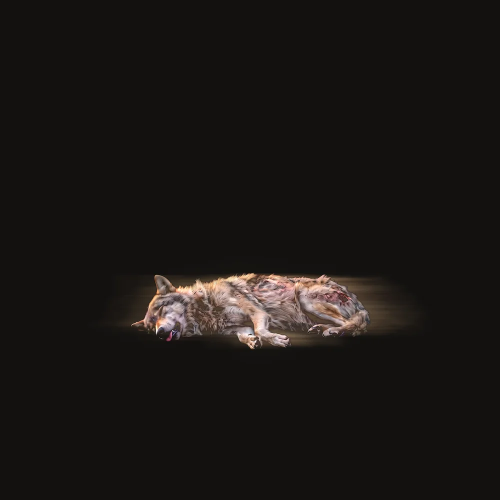
#> input picture img/wolf/01.webp, 1000 x 1000 px, given in place of 01.png, which was not available (shown at 1/2 size)
$ python process_art11.py
#> lines starting #> are read from the running program, lines starting #| are printed output that depends on the picture; after the words box and inside, x2 and y2 are one past the last pixel; in counts of white or black regions, pixels touching at a corner belong together; pictures that were not available may be replaced by others from this repository, and a replacement may not be noted
#!/usr/bin/env python3
"""Round eleven: wolf + smear over a soft warm pool of light that fades out in the frame's own alpha.
No CSS mask needed: the rim colour is close to the app plate, the alpha reaches zero well inside the
frame, and the centre is lighter than the plate so it reads as light on the wolf, never a dark ring."""
import os, sys, numpy as np
from PIL import Image, ImageFilter
ROOT = os.path.expanduser("~/Documents/wolf/img")
ZOOM = {1: 1.04, 2: 1.02, 3: 0.97, 4: 0.98, 5: 1.00, 6: 1.03, 7: 1.06, 8: 1.10, 9: 1.14, 10: 1.18}
S = 1520; OUT = 1000
CENTRE = np.array([0x3E, 0x2E, 0x1C], np.float32) / 255   # warm pool under the wolf
RIM    = np.array([0x22, 0x1A, 0x13], np.float32) / 255   # near the plate tone, where alpha runs out

def hblur(a, k):
    pad = k // 2; p = np.pad(a, ((0, 0), (pad, pad), (0, 0)), mode="edge")
    c = np.cumsum(p, axis=1); c = np.concatenate([np.zeros_like(c[:, :1]), c], axis=1)
    return (c[:, k:] - c[:, :-k]) / k

def key(img, mt=None):
    from scipy import ndimage
    a = np.asarray(img.convert("RGB").filter(ImageFilter.GaussianBlur(0.6)), np.float32)
    edge = np.concatenate([a[:50].reshape(-1, 3), a[-50:].reshape(-1, 3), a[:, :50].reshape(-1, 3), a[:, -50:].reshape(-1, 3)])
    bg = np.median(edge, axis=0)
    d = np.sqrt(((a - bg) ** 2).sum(-1))
    chroma = np.clip((d - 7) / 10, 0, 1)
    m = np.asarray(mt.convert("L").resize(img.size, Image.LANCZOS), np.float32) / 255 if mt is not None else chroma
    # matte is trusted for the interior only; the outer band goes by plate-likeness so the matte's ring of plate drops out
    core = ndimage.binary_erosion(m > 0.5, iterations=3)
    near = ndimage.binary_dilation(m > 0.5, iterations=4)
    alpha = np.where(core, 1.0, np.clip((d - 6) / 30, 0, 1) * near).astype(np.float32)
    alpha = np.asarray(Image.fromarray((alpha * 255).astype(np.uint8)).filter(ImageFilter.GaussianBlur(0.6)), np.float32) / 255
    alpha = np.clip((alpha - 0.12) / 0.88, 0, 1)                      # pull the edge in a hair
    rgb = np.asarray(img.convert("RGB"), np.float32) / 255
    a3 = alpha[..., None]; bgc = (bg / 255).astype(np.float32)
    rgb = np.where(a3 > 0, np.clip((rgb - bgc * (1 - a3)) / np.maximum(a3, 0.08), 0, 1), rgb)   # remove the plate mixed into edge pixels
    return rgb, a3

def pool(cy):
    """Elliptical pool centred on the wolf: colour CENTRE->RIM, alpha 1 -> 0 with a long smooth tail."""
    y, x = np.mgrid[0:S, 0:S].astype(np.float32)
    r = np.sqrt(((x - S / 2) / (S * 0.50)) ** 2 + ((y - cy) / (S * 0.36)) ** 2)   # 1.0 = rim
    t = np.clip(r, 0, 1)[..., None]; t = t * t * (3 - 2 * t)
    col = CENTRE * (1 - t) + RIM * t
    a = 1 - np.clip((r - 0.28) / 0.72, 0, 1); a = a * a * (3 - 2 * a)
    return col, a[..., None]

def stage(n, src, dst):
#> called with n = 1
    img = Image.open(src).convert("RGB")
#> img is the input picture: PIL image 1000x1000 RGB; mean R, G, B 26.1, 22.8, 20.2
    z = ZOOM[n]; side = int(1220 * z)
    img = img.resize((side, side), Image.LANCZOS)
#> img: PIL image 1268x1268 RGB
    mp = src[:-4] + ".matte.png"
    rgb, alpha = key(img, Image.open(mp) if os.path.exists(mp) else None)
#> in key, `bg = np.median(edge, axis=0)`: bg = [19, 17, 15]
#> in key, `core = ndimage.binary_erosion(m > 0.5, iterations=3)`:
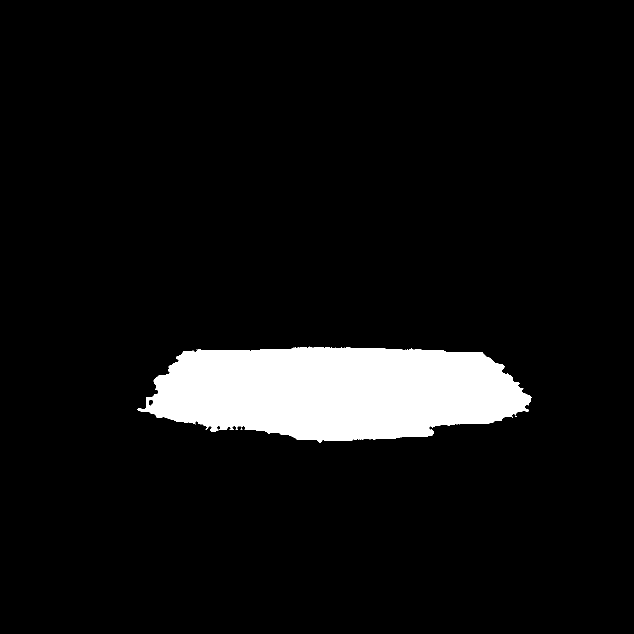
#> core: shape (1268, 1268) bool (shown at 1/2 size); 7.1% white; 3 white regions (2 under 20 px), largest, box (x1, y1, x2, y2) and area: (275, 693, 1064, 885) 114504
#> in key, `near = ndimage.binary_dilation(m > 0.5, iterations=4)`:
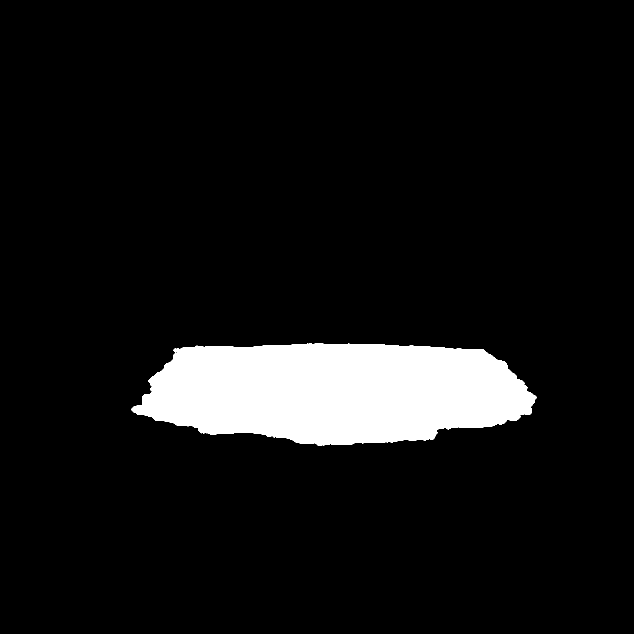
#> near: shape (1268, 1268) bool (shown at 1/2 size); 8% white; 1 white region, box (x1, y1, x2, y2) and area: (263, 686, 1074, 892) 128387
#> in key, `bgc = (bg / 255).astype(np.float32)`: bgc = [0.0745, 0.0667, 0.0588]
    ox = (S - side) // 2; oy = max(0, min(S - side, (S - side) // 2 + int((1 - z) * 60)))
    ys_w = np.where(alpha[..., 0].max(1) > 0.5)[0]; cy = oy + (ys_w.min() + ys_w.max()) / 2 if len(ys_w) else S / 2
#> after `ys_w = np.where(alpha[..., 0].max(1) > 0.5)[0]`: ys_w = 196 values from 691 to 886
#> after `cy = oy + (ys_w.min() + ys_w.max()) / 2 if len(ys_w) else S / 2`: cy = 912.5
    col, acc = pool(cy); col = col.copy(); acc = acc.copy()
#> in pool, `r = np.sqrt(((x - S / 2) / (S * 0.50)) ** 2 + ((y - cy) / (S * 0.36)) ..`:
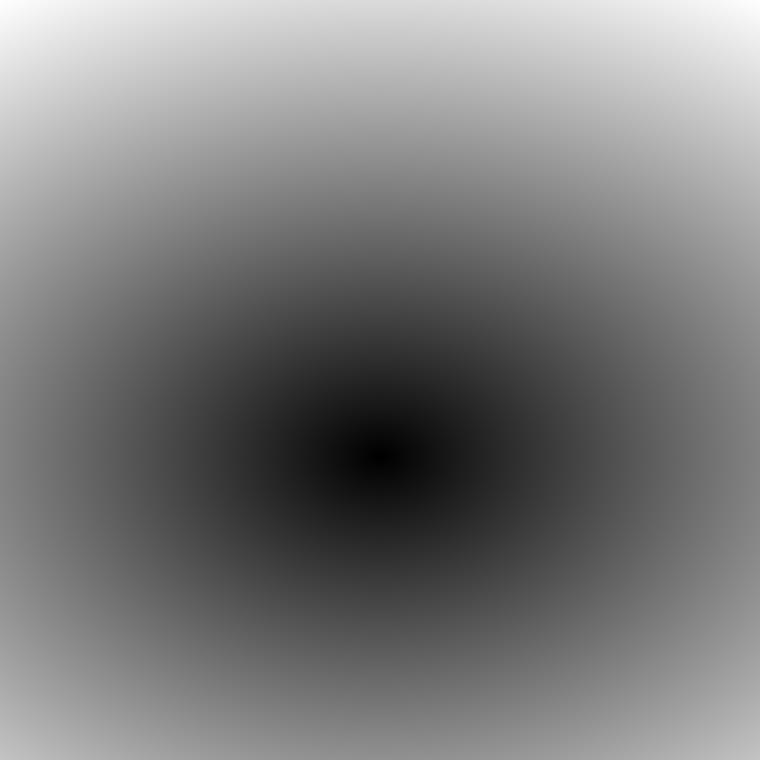
#> r: shape (1520, 1520) float32 (shown at 1/2 size); min 0.000914, max 1.94, mean 0.947; drawn with min black and max white
#> in pool, `col = CENTRE * (1 - t) + RIM * t`:
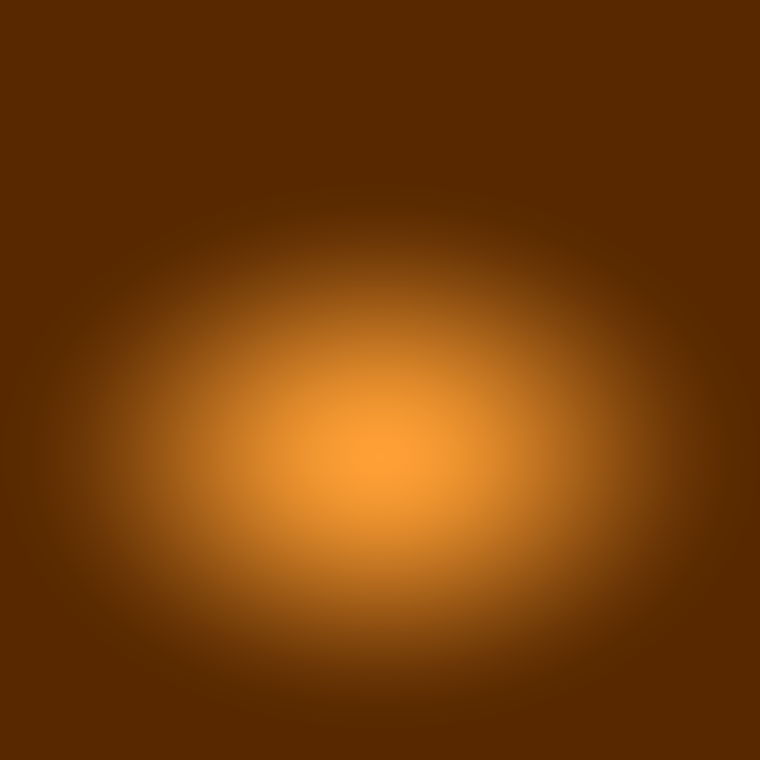
#> col: shape (1520, 1520, 3) float32 (shown at 1/2 size); mean of channels 0, 1, 2 0.151, 0.116, 0.0811; drawn with min black and max white
    def over(lrgb, la, dx, dy, gain):
        ys, xs = slice(oy + dy, oy + dy + side), slice(ox + dx, ox + dx + side)
        a = la * gain
        col[ys, xs] = col[ys, xs] * (1 - a) + lrgb * a
        acc[ys, xs] = acc[ys, xs] + a * (1 - acc[ys, xs])
    prem = rgb * alpha
    grey = (prem @ np.array([0.3, 0.59, 0.11], np.float32))[..., None]
    warm = np.array([1.0, 0.86, 0.66], np.float32)
    for k, dx, gain in ((int(side * 0.16) | 1, min(int(side * 0.09), ox), 0.42), (int(side * 0.07) | 1, min(int(side * 0.04), ox), 0.30)):
        g_rgb = hblur(prem * 0.45 + grey * 0.55, k) * warm; g_a = hblur(alpha, k)
        g_col = np.where(g_a > 1e-4, g_rgb / np.maximum(g_a, 1e-4), 0)
        over(g_col, g_a, dx, 0, gain); over(g_col, g_a, -dx // 2, 0, gain * 0.6)
#> this loop made 2 passes
#> pass 1, in hblur, `c = np.cumsum(p, axis=1)`:
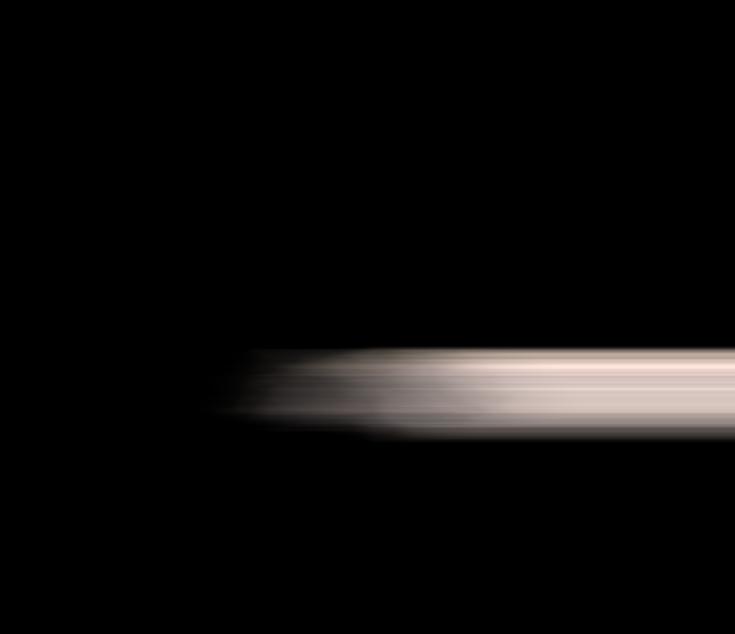
#> c: shape (1268, 1470, 3) float32 (shown at 1/2 size); mean of channels 0, 1, 2 18.8, 17.2, 16.5; drawn with min black and max white
    over(rgb, alpha, 0, 0, 1.0)
#> in over (call 5), `acc[ys, xs] = acc[ys, xs] + a * (1 - acc[ys, xs])`:
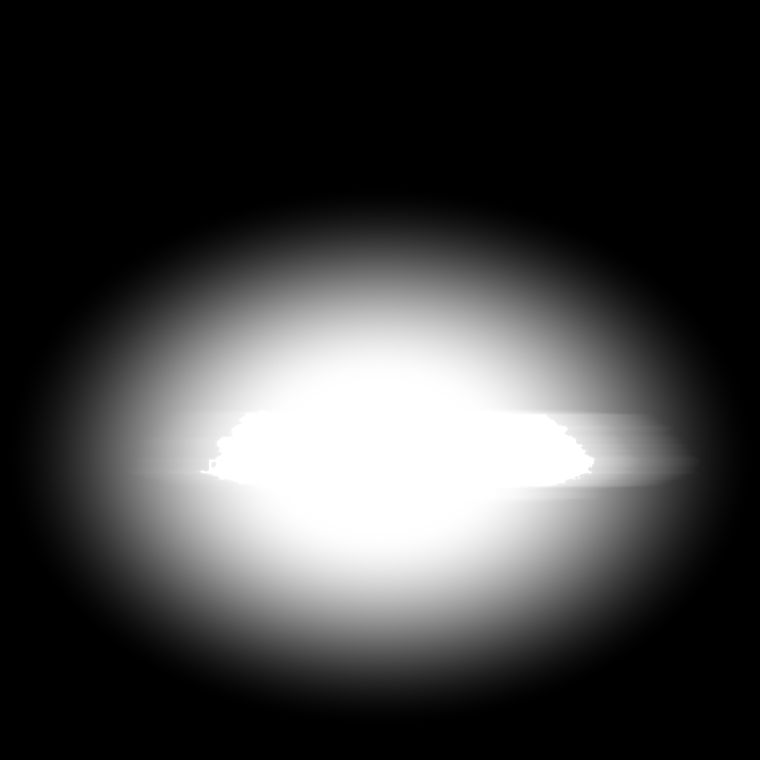
#> acc: shape (1520, 1520, 1) float32 (shown at 1/2 size); min 0, max 1, mean 0.25
    bright = np.clip((col.mean(-1, keepdims=True) - 0.55) / 0.45, 0, 1) * col * acc
    bl = np.asarray(Image.fromarray((np.clip(bright, 0, 1) * 255).astype(np.uint8)).filter(ImageFilter.GaussianBlur(26)), np.float32) / 255
    col = 1 - (1 - col) * (1 - bl * 0.35)
    out = np.concatenate([np.clip(col, 0, 1), np.clip(acc, 0, 1)], axis=-1)
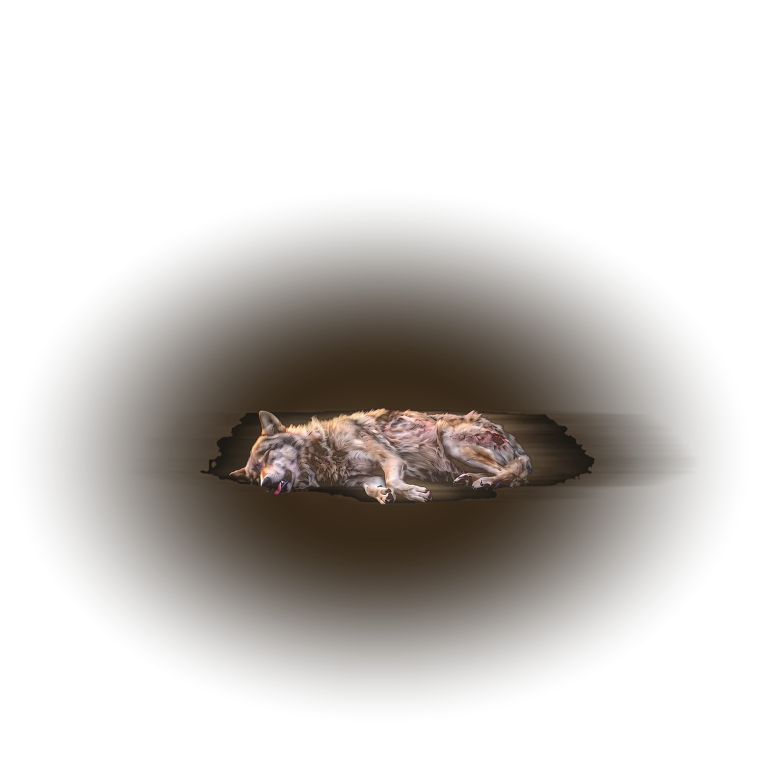
#> out: shape (1520, 1520, 4) float32 (shown at 1/2 size); mean of channels 0, 1, 2, 3 0.163, 0.126, 0.0939, 0.249; transparent parts drawn white
    Image.fromarray((out * 255).astype(np.uint8), "RGBA").resize((OUT, OUT), Image.LANCZOS).save(dst, "WEBP", quality=88, method=6)

src_dir = sys.argv[1] if len(sys.argv) > 1 else "wolf9"
for n in range(1, 11):
    p = f"{ROOT}/raw/{src_dir}/{n:02d}.png"
    if os.path.exists(p): stage(n, p, f"{ROOT}/wolf/{n:02d}.webp"); print("wolf", n)
